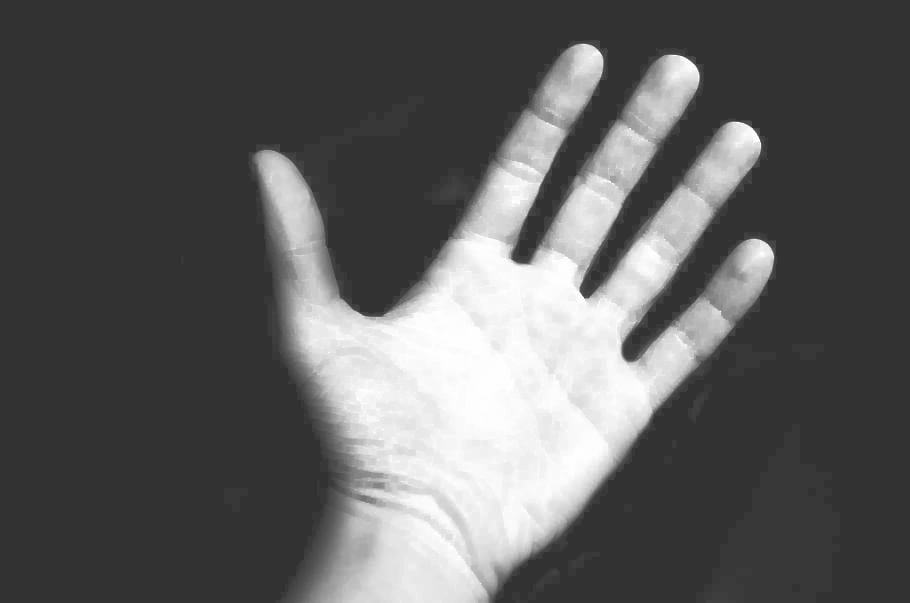
#> input picture Datasets/Method2/Sources/Quinjan/0.jpg, 910 x 603 px
$ python -i ROI.py   (imports and definitions only)   (older library calls are emulated)
#> lines starting #> are read from the running program, lines starting #| are printed output that depends on the picture; after the words box and inside, x2 and y2 are one past the last pixel; in counts of white or black regions, pixels touching at a corner belong together
#> further down, picture is the input picture: shape (603, 910); min 47, max 255, mean 93.4
# -*- coding: utf-8 -*-
"""
Created on Fri Nov  5 11:52:22 2021

@author: quinj
"""

import numpy as np
from matplotlib import pyplot as plt
import cv2

class ROI():
    def __init__(self):
        print("ROI Class Initialized")

    def Process(self, image):

        try:
            h, w = image.shape
#> h = 603; w = 910
            img = np.zeros((h+160,w), np.uint8)
            img[80:-80,:] = image
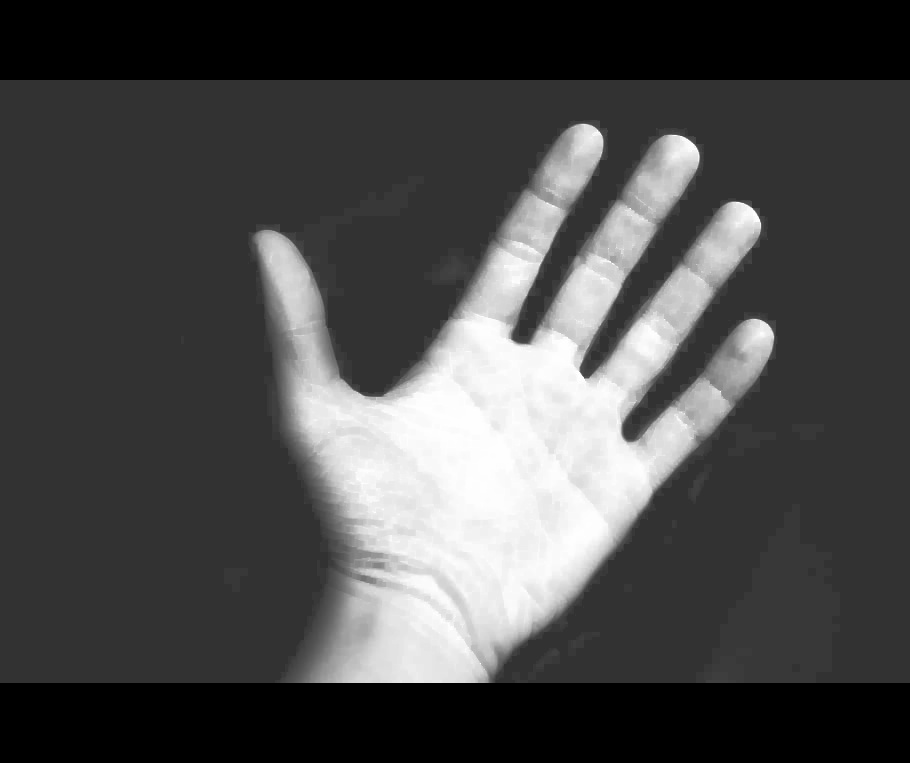
#> img: shape (763, 910); min 0, max 255, mean 73.8
            blur = cv2.GaussianBlur(img,(5,5),0)
            _, th = cv2.threshold(blur,0,255,cv2.THRESH_BINARY+cv2.THRESH_OTSU)
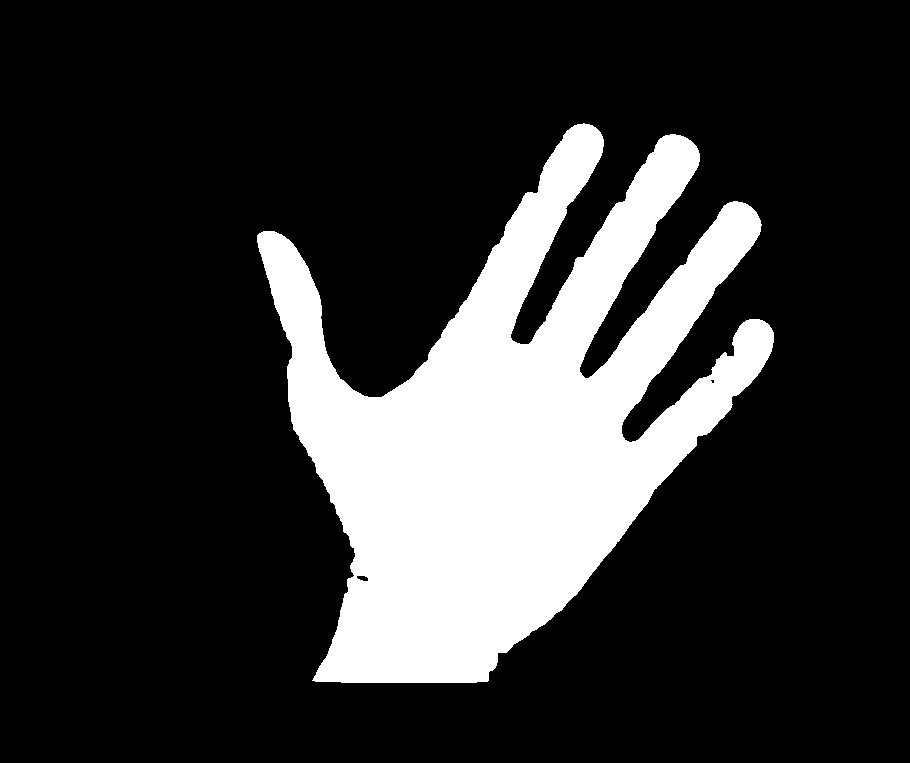
#> th: shape (763, 910); 19.5% white; 1 white region, box (x1, y1, x2, y2) and area: (257, 123, 774, 683) 135297
            print(cv2.THRESH_BINARY+cv2.THRESH_OTSU)
            print(image.shape)
#| (603, 910)

            M = cv2.moments(th)
#> M = moments, m00 34500735, centre m10/m00, m01/m00 = (508.1, 427.8)
            h, w = img.shape
#> h = 763
            x_c = M['m10'] // M['m00']
#> x_c = 508
            y_c = M['m01'] // M['m00']
#> y_c = 427
            kernel = np.array([[0, 1, 0],
                               [1, 1, 1],
                               [0, 1, 0]]).astype(np.uint8)
            erosion = cv2.erode(th,kernel,iterations=1)
#> erosion: shape (763, 910); 19.1% white; 1 white region, box (x1, y1, x2, y2) and area: (258, 124, 773, 682) 132338
            boundary = th-erosion
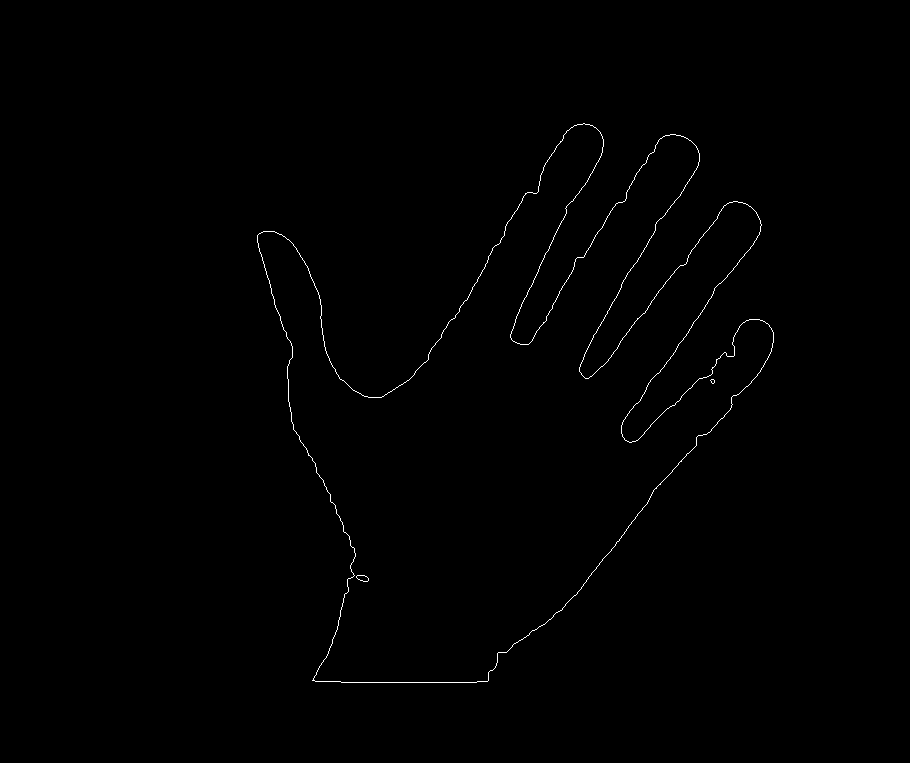
#> boundary: shape (763, 910); 0.43% white in thin lines or dots, all inside (x1, y1, x2, y2) = (257, 123, 774, 683)

            cnt, _ = cv2.findContours(boundary, cv2.RETR_TREE, cv2.CHAIN_APPROX_NONE)
#> cnt = 6 contours, 2 with area under 20; largest, box (x1, y1, x2, y2) and area: (257, 123, 774, 683) 133884, (257, 123, 774, 683) 133878, (356, 575, 369, 582) 54, (356, 575, 369, 582) 54
            img_c = cv2.cvtColor(img, cv2.COLOR_GRAY2BGR)
            cnt = cnt[0]
#> cnt = contour of 2921 points, box (x1, y1, x2, y2) (257, 123, 774, 683), area 133884
            img_cnt = cv2.drawContours(img_c, [cnt], 0, (255,0,0), 2)
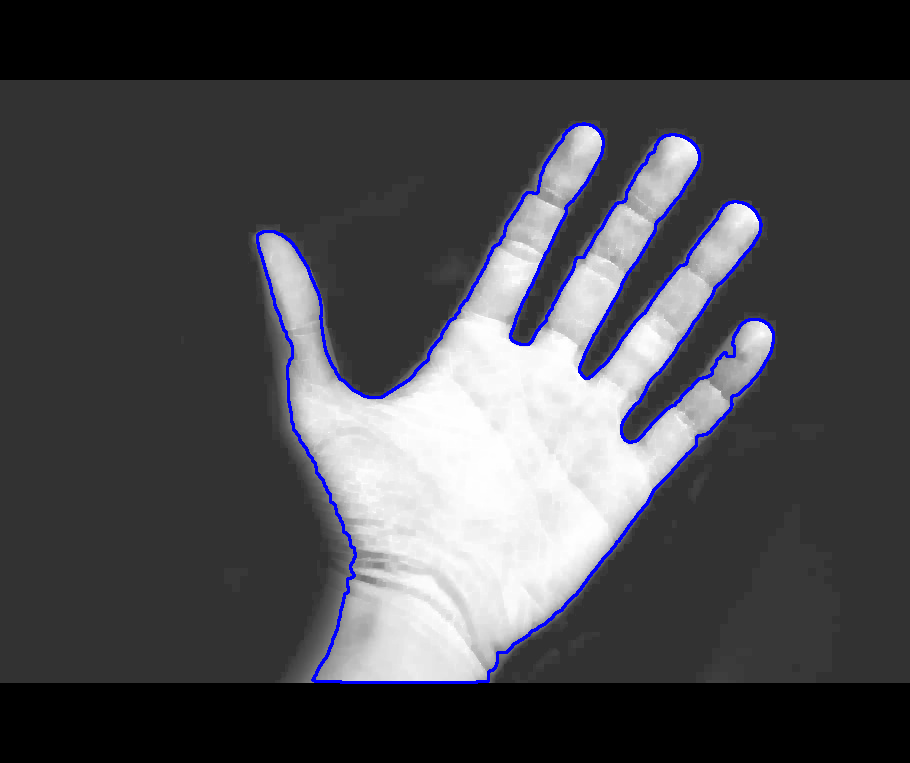
#> img_cnt: shape (763, 910, 3); mean B, G, R 75.8, 71.5, 71.5

            cnt = cnt.reshape(-1,2)
#> cnt = 2921 pairs, first value 257 to 773, second value 123 to 682
            left_id = np.argmin(cnt.sum(-1))
#> left_id = 521
            cnt = np.concatenate([cnt[left_id:,:], cnt[:left_id,:]])

            dist_c = np.sqrt(np.square(cnt-[x_c, y_c]).sum(-1))
#> dist_c = 2921 values, max 339.9 at index 1909, min 83.86 at index 2166, mean 216.5
            f = np.fft.rfft(dist_c)
            cutoff = 15
            f_new = np.concatenate([f[:cutoff],0*f[cutoff:]])
            dist_c_1 = np.fft.irfft(f_new)
#> dist_c_1 = 2920 values, max 328.7 at index 1907, min 100.8 at index 2172, mean 216.6

            eta = np.square(np.abs(f_new)).sum()/np.square(np.abs(f)).sum()
#> eta = 1
            print('Power Retained: {:.4f}{}'.format(eta*100,'%'))
#| Power Retained: 99.9505%

            derivative = np.diff(dist_c_1)
#> derivative = 2919 values, max 1.47 at index 1796, min -1.53 at index 1558, mean -2.52e-05
            sign_change = np.diff(np.sign(derivative))/2
#> sign_change = 2918 values, max 1 at index 285, min -1 at index 3, mean 0

            minimas = cnt[np.where(sign_change>0)[0]]
#> minimas = [[339, 516], [628, 527], [621, 431], [581, 373], [515, 342], [435, 344]]
            v1, v2 = minimas[-1], minimas[-3]
#> v1 = [435, 344]; v2 = [581, 373]

            theta = np.arctan2((v2-v1)[1], (v2-v1)[0])*180/np.pi
#> theta = 11.23
            print('The rotation of ROI is {:.02f}\u00b0'.format(theta))
#| The rotation of ROI is 11.23°
            center = (int(v2[0]), int(v2[1]))
#> center = (581, 373)
            R = cv2.getRotationMatrix2D(center,theta,1)
#> R = [[0.981, 0.195, -61.54], [-0.195, 0.981, 120.3]]
            img_r = cv2.warpAffine(img,R,(w,h))
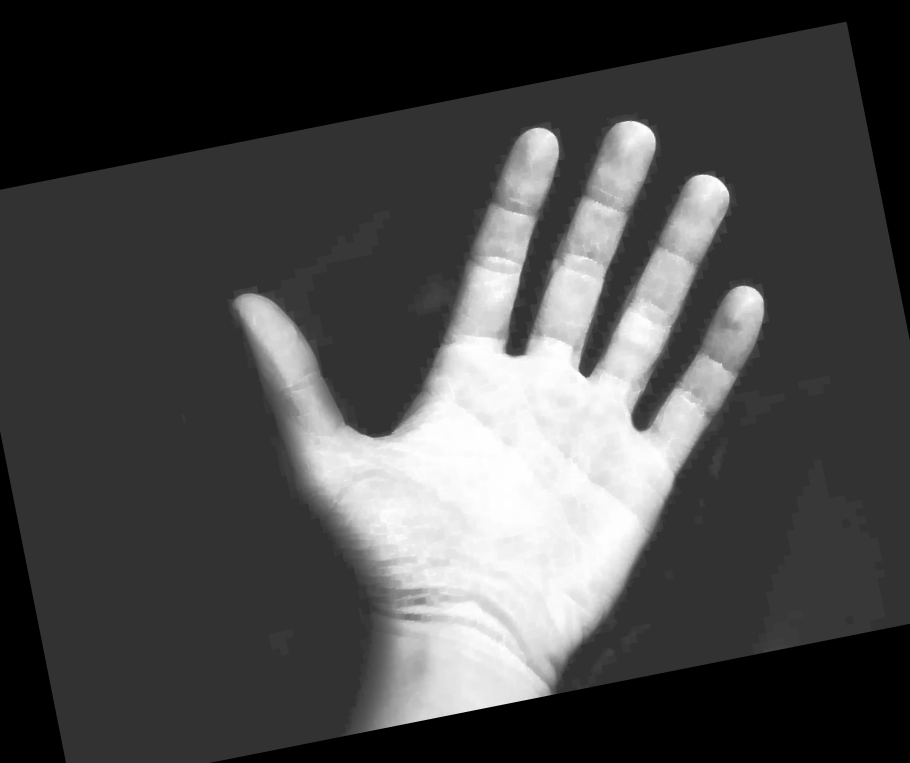
#> img_r: shape (763, 910); min 0, max 255, mean 72.7
            v1 = (R[:,:2] @ v1 + R[:,-1]).astype(np.int)
#> v1 = [432, 373]
            v2 = (R[:,:2] @ v2 + R[:,-1]).astype(np.int)

            ux = v1[0] - 20
#> ux = 412
            uy = v1[1] + (v2-v1)[0]//3 - 20
#> uy = 402
            lx = v2[0] + 40
#> lx = 621
            ly = v2[1] + 4*(v2-v1)[0]//3 + 40
#> ly = 611
            img_c = cv2.cvtColor(img_r, cv2.COLOR_GRAY2BGR)
            cv2.rectangle(img_c,(ux,uy),(lx,ly),(0,255,0),2)
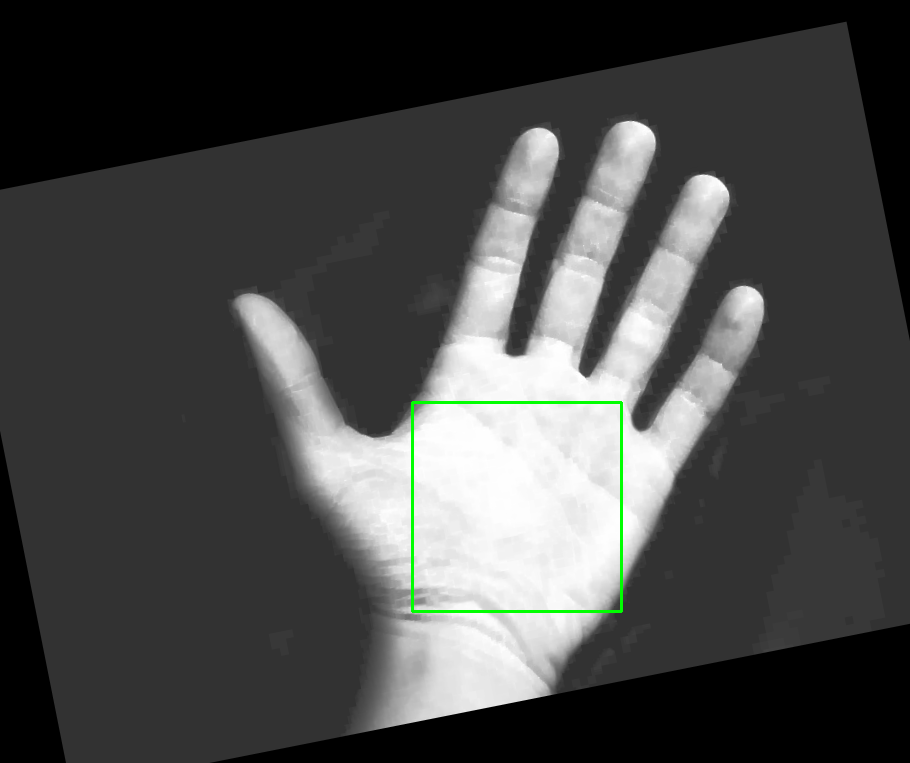
#> img_c: shape (763, 910, 3); mean B, G, R 71.9, 72.8, 71.9

            roi = img_r[uy:ly,ux:lx]
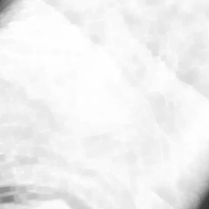
#> roi: shape (209, 209); min 50, max 255, mean 240.9
        except Exception as e:
            print(str(e))
            raise e

        return roi

>>> import cv2
>>> picture = cv2.imread('../../Datasets/Method2/Sources/Quinjan/0.jpg', cv2.IMREAD_GRAYSCALE)
>>> result = ROI().Process(picture)
